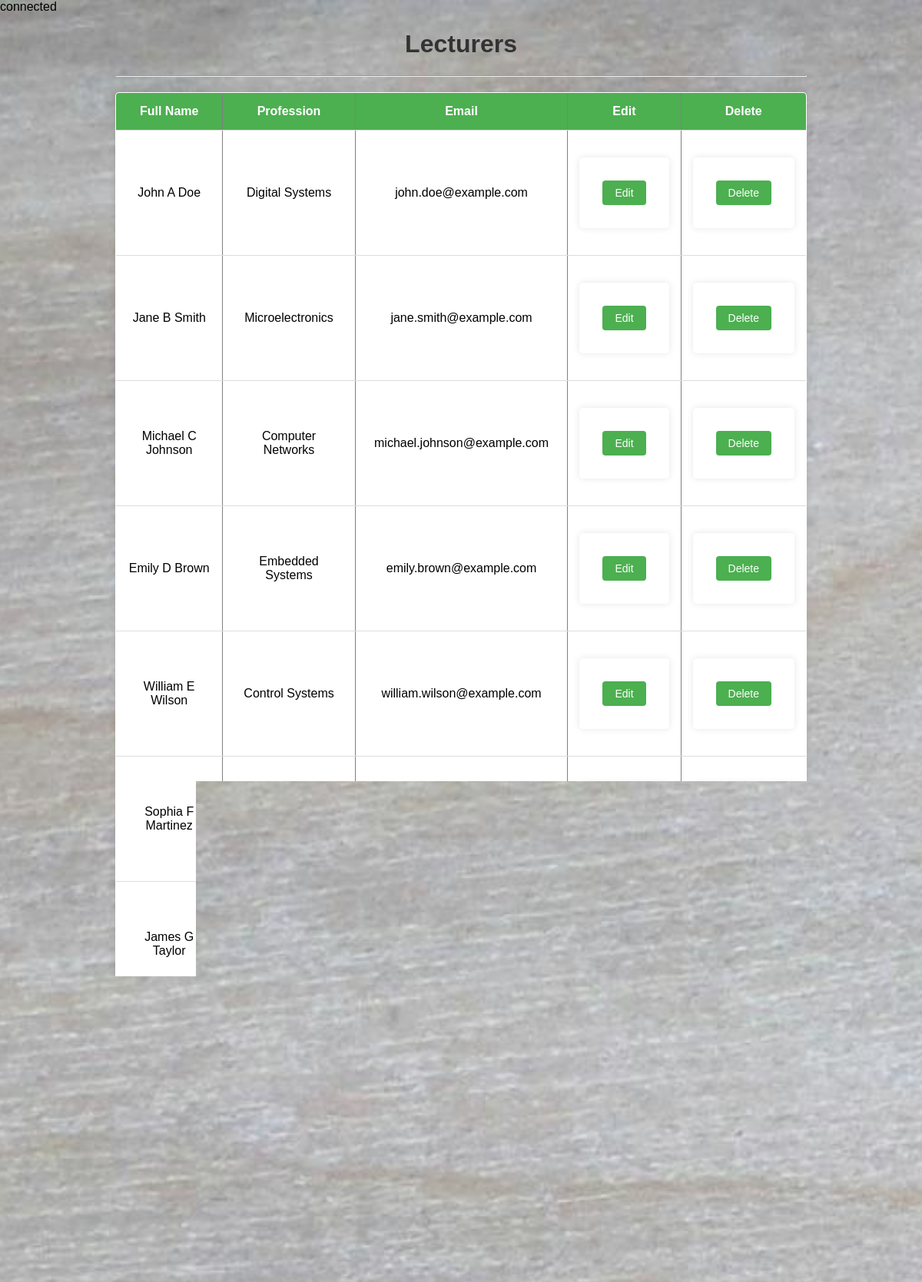
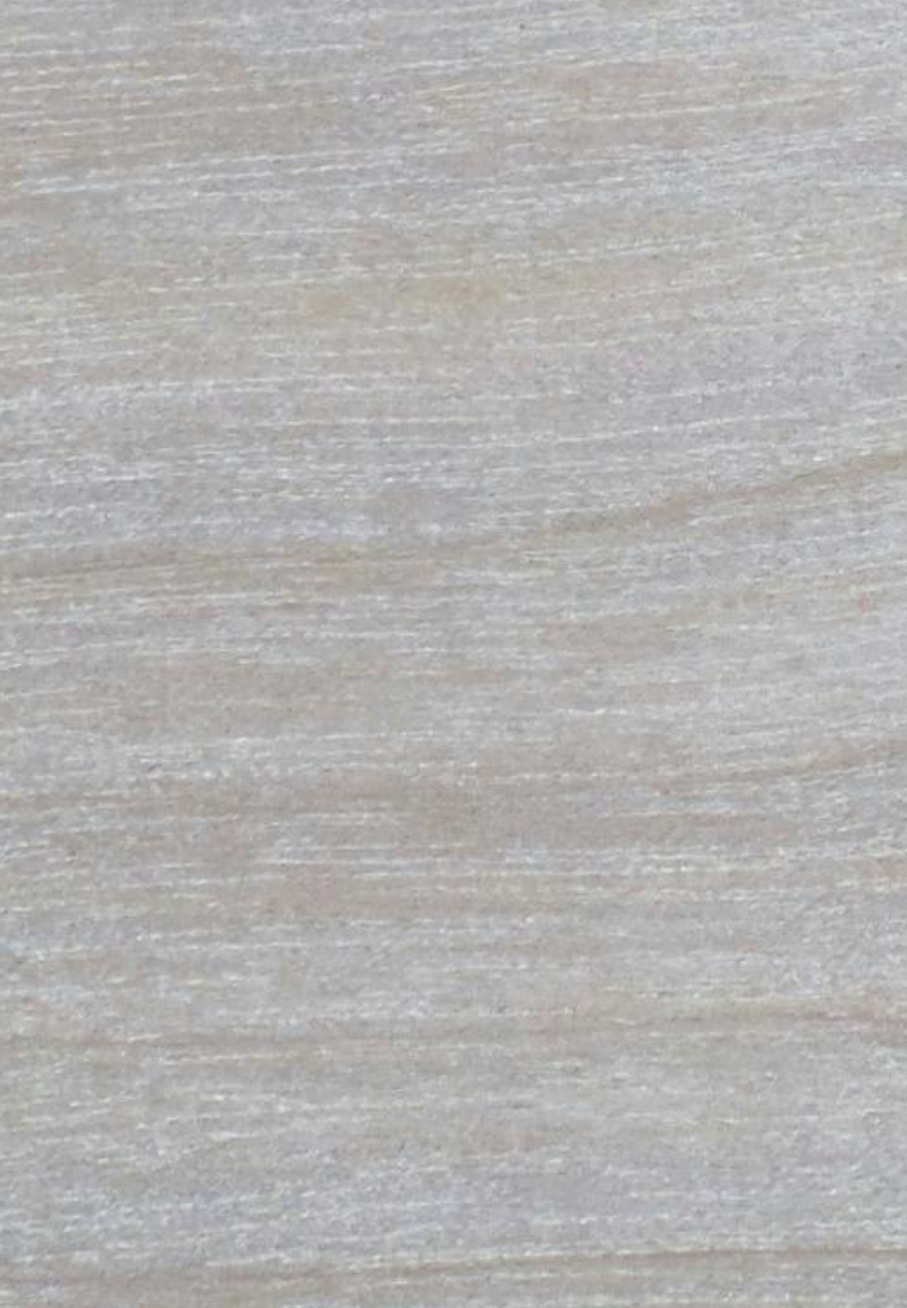
The page /inc/MA/lecture_list.php (upper part) on the database its author committed (2 pictures, top to bottom).
### tables this page shows
CREATE TABLE `user` (
  `user_id` int(5) NOT NULL,
  `first_name` varchar(20) NOT NULL,
  `middle_name` varchar(20) NOT NULL,
  `last_name` varchar(20) NOT NULL,
  `email` varchar(30) NOT NULL,
  `password` varchar(20) NOT NULL,
  `role` enum('student','lecture','management assistant') NOT NULL,
  `status` enum('active','pending','deactivated') NOT NULL
);

CREATE TABLE `lecture` (
  `lecture_id` int(5) NOT NULL,
  `profession` varchar(50) NOT NULL
);

### inc/MA/lecture_list.php (the view, shortened to what this page needs)
<?php
    require_once('../connection.php');
?>
<!DOCTYPE html>
<html>
<head>
</head>
<body>
    <div class="container">
    <?php
        $query = "SELECT `user_id`, `first_name`, `middle_name`, `last_name`, `email` FROM `user` WHERE `role`='lecture'";
        $record = mysqli_query($connection, $query);
        if($record) {
            echo "<h1>Lecturers</h1>";
            echo "<hr>";
            echo "<table border='1'>";
            echo "<tr>
                      <th>Full Name</th>
                      <th>Profession</th>
                      <th>Email</th>
                      <th>Edit</th>
                      <th>Delete</th>
                  </tr>";
            while ($row = mysqli_fetch_assoc($record)) {
                $user_id = $row['user_id'];
                $full_name = $row['first_name'] . " " . $row['middle_name'] . " " . $row['last_name'];
                $email = $row['email'];
                $profession_query = "SELECT `profession` FROM `lecture` WHERE `lecture_id`='$user_id'";
                $profession_result = mysqli_query($connection, $profession_query);
                if($profession_result && mysqli_num_rows($profession_result) > 0) {
                    $profession_row = mysqli_fetch_assoc($profession_result);
                    $profession = $profession_row['profession'];
                } else {
                    $profession = "Unknown";
                }
                echo "<tr>
                          <td>$full_name</td>
                          <td>$profession</td>
                          <td>$email</td>
                          <td>
                              <form action='lecture_edit.php?&u_id=$u_id' method='post'>
                                  <input type='hidden' name='user_id' value='$user_id' >
                                  <input class='edit' type='submit' name='edit' value='Edit' >
                              </form>
                          </td>
                          <td>
                              <form action='lecture_delete.php?&u_id=$u_id' method='post'>
                                  <input type='hidden' name='user_id' value='$user_id'>
                                  <input class='delete' type='submit' name='delete' value='Delete'>
                              </form>
                          </td>
                      </tr>";
            }
            echo "</table>";
        } else {
            echo "Error in database";
        }
    ?>
    </div>
</body>
</html>

### inc/MA/lecture_list.php (style rules this page uses)
body { font-family: Arial, sans-serif; background-color: #f0f0f0; background-size: cover; background-position: center; background-attachment: fixed; margin: 0; padding: 0; background-image: url('image1.jpg'); }
h1, h2 { text-align: center; color: #333; }
form { max-width: 800px; margin: 20px auto; padding: 20px; background-color: #fff; border-radius: 5px; box-shadow: 0 0 10px rgba(0, 0, 0, 0.1); }
table { width: 100%; border-collapse: collapse; margin: 20px auto; background-color: #fff; box-shadow: 0 0 10px rgba(0, 0, 0, 0.1); border-radius: 5px; overflow: hidden; }
table th, table td { padding: 15px; text-align: left; border-bottom: 1px solid #ddd; }
table th { background-color: #4CAF50; color: white; text-align: center; }
table td { text-align: center; }
button, input[type="submit"] { padding: 8px 16px; margin: 10px; border: none; border-radius: 4px; background-color: #4CAF50; color: #fff; cursor: pointer; font-size: 14px; }
.container { max-width: 900px; margin: 20px auto; }

### rows shown on the page
user: full_name "John A Doe", lecture.profession "Digital Systems", email "john.doe@example.com"
user: full_name "Jane B Smith", lecture.profession "Microelectronics", email "jane.smith@example.com"
user: full_name "Michael C Johnson", lecture.profession "Computer Networks", email "michael.johnson@example.com"
user: full_name "Emily D Brown", lecture.profession "Embedded Systems", email "emily.brown@example.com"
user: full_name "William E Wilson", lecture.profession "Control Systems", email "william.wilson@example.com"
user: full_name "Sophia F Martinez", lecture.profession "Signal Processing", email "sophia.martinez@example.com"
user: full_name "James G Taylor", lecture.profession "Power Electronics", email "james.taylor@example.com"
user: full_name "Olivia H Anderson", lecture.profession "Wireless Communication", email "olivia.anderson@example.com"
user: full_name "Benjamin I Thomas", lecture.profession "Circuit Design", email "benjamin.thomas@example.com"
user: full_name "Isabella J Hernandez", lecture.profession "Data Structures", email "isabella.hernandez@example.com"
user: full_name "Elijah K Moore", lecture.profession "Robotics", email "elijah.moore@example.com"
user: full_name "Amelia L Walker", lecture.profession "Machine Learning", email "amelia.walker@example.com"
user: full_name "Lucas M White", lecture.profession "Electric Drives", email "lucas.white@example.com"
user: full_name "Mia N King", lecture.profession "Renewable Energy", email "mia.king@example.com"
user: full_name "Alexander O Scott", lecture.profession "Digital Signal", email "alexander.scott@example.com"
user: full_name "Charlotte P Green", lecture.profession "Analog Electronics", email "charlotte.green@example.com"
user: full_name "Daniel Q Adams", lecture.profession "Real-time Systems", email "daniel.adams@example.com"
user: lecture.profession "Internet of Things", email "ava.campbell@example.com"
user: full_name "Matthew S Nelson", lecture.profession "Computer Vision", email "matthew.nelson@example.com"
user: full_name "Scarlett T Parker", lecture.profession "Biomedical Engineering", email "scarlett.parker@example.com"
